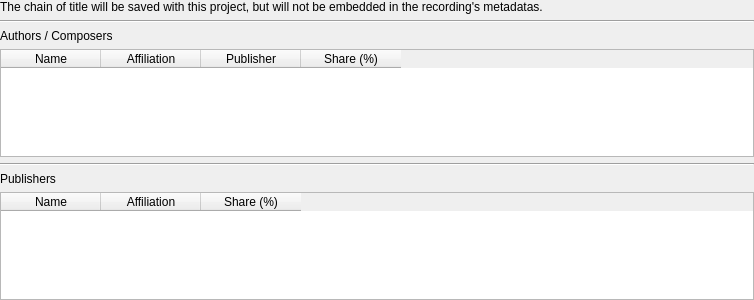
<?xml version="1.0" encoding="UTF-8"?>
<ui version="4.0">
 <class>chain_of_title</class>
 <widget class="QWidget" name="chain_of_title">
  <property name="geometry">
   <rect>
    <x>0</x>
    <y>0</y>
    <width>754</width>
    <height>300</height>
   </rect>
  </property>
  <layout class="QVBoxLayout" name="verticalLayout">
   <property name="leftMargin">
    <number>0</number>
   </property>
   <property name="topMargin">
    <number>0</number>
   </property>
   <property name="rightMargin">
    <number>0</number>
   </property>
   <property name="bottomMargin">
    <number>0</number>
   </property>
   <item>
    <widget class="QLabel" name="_help">
     <property name="styleSheet">
      <string notr="true">QLabel[style=QWindowsVistaStyle] {
    font-size: 7pt;
}

QLabel[style=QMacStyle] {
    font-size: 11pt;
}
</string>
     </property>
     <property name="text">
      <string>The chain of title will be saved with this project, but will not be embedded in the recording's metadatas.</string>
     </property>
    </widget>
   </item>
   <item>
    <widget class="Line" name="line_2">
     <property name="orientation">
      <enum>Qt::Horizontal</enum>
     </property>
    </widget>
   </item>
   <item>
    <widget class="QLabel" name="_contributors_title">
     <property name="text">
      <string>Authors / Composers</string>
     </property>
    </widget>
   </item>
   <item>
    <widget class="QTableWidget" name="_contributors_table">
     <property name="alternatingRowColors">
      <bool>true</bool>
     </property>
     <property name="selectionMode">
      <enum>QAbstractItemView::NoSelection</enum>
     </property>
     <property name="showGrid">
      <bool>false</bool>
     </property>
     <property name="cornerButtonEnabled">
      <bool>false</bool>
     </property>
     <attribute name="verticalHeaderVisible">
      <bool>false</bool>
     </attribute>
     <column>
      <property name="text">
       <string>Name</string>
      </property>
     </column>
     <column>
      <property name="text">
       <string>Affiliation</string>
      </property>
     </column>
     <column>
      <property name="text">
       <string>Publisher</string>
      </property>
     </column>
     <column>
      <property name="text">
       <string>Share (%)</string>
      </property>
     </column>
    </widget>
   </item>
   <item>
    <widget class="Line" name="line">
     <property name="orientation">
      <enum>Qt::Horizontal</enum>
     </property>
    </widget>
   </item>
   <item>
    <widget class="QLabel" name="_publishers_title">
     <property name="text">
      <string>Publishers</string>
     </property>
    </widget>
   </item>
   <item>
    <widget class="QTableWidget" name="_publishers_table">
     <property name="alternatingRowColors">
      <bool>true</bool>
     </property>
     <property name="selectionMode">
      <enum>QAbstractItemView::NoSelection</enum>
     </property>
     <property name="showGrid">
      <bool>false</bool>
     </property>
     <property name="cornerButtonEnabled">
      <bool>false</bool>
     </property>
     <attribute name="verticalHeaderVisible">
      <bool>false</bool>
     </attribute>
     <column>
      <property name="text">
       <string>Name</string>
      </property>
     </column>
     <column>
      <property name="text">
       <string>Affiliation</string>
      </property>
     </column>
     <column>
      <property name="text">
       <string>Share (%)</string>
      </property>
     </column>
    </widget>
   </item>
  </layout>
 </widget>
 <resources/>
 <connections/>
</ui>
